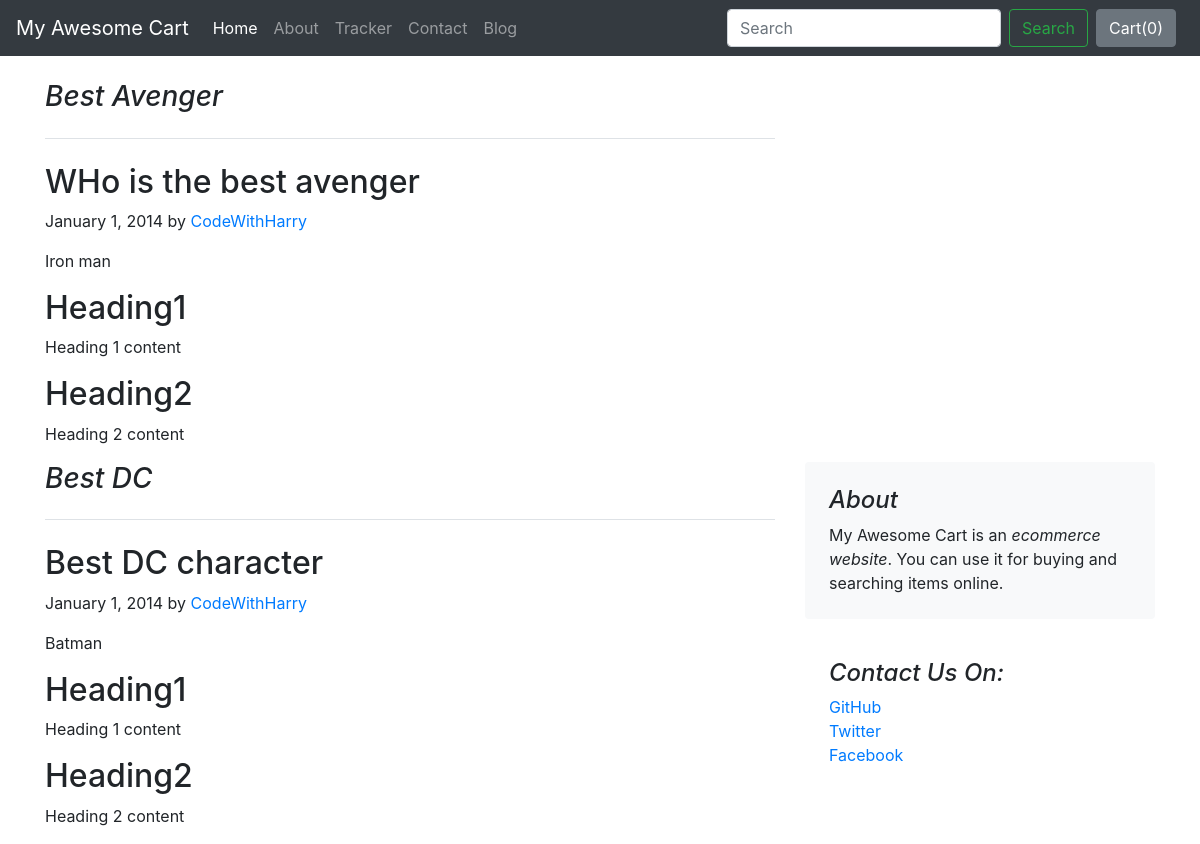
The app's page /blog/blogpost/ with its own data.
### blog/models.py (models this page shows, shortened)
class Blogpost(models.Model):
    post_id = models.AutoField(primary_key= True)
    title = models.CharField(max_length=50)
    head0 = models.CharField(max_length=500, default="")
    chead0 = models.CharField(max_length=5000, default="")
    head1 = models.CharField(max_length=500, default="")
    chead1 = models.CharField(max_length=5000, default="")
    head2 = models.CharField(max_length=500, default="")
    chead2 = models.CharField(max_length=5000, default="")
    pub_date = models.DateField()
    thumbnail = models.ImageField(upload_to='shop/images', default="")

### blog/views.py (the view)
# urls.py: path('blogpost/', views.blogpost, name="bloghome"),
def blogpost(request):
    blogpost = Blogpost.objects.all()
    passed= []
    for blog in blogpost:
        title = blog.title
        head0 = blog.head0
        chead0 = blog.chead0
        params = {'title': title, 'head0': head0, 'chead0': chead0}
        passed.append(params)
    blogged= {'allBlogs': passed}
    print(blogged)
    return render(request, 'blog/blogpost.html', blogged)

### blog/templates/blog/blogpost.html
{%extends 'blog/basic.html'%}
{%block body%}
<div class="container">
    <div class="row mt-4">
        {% for blog in allBlogs %}
        <div class="col-md-8 blog-main">
            <h3 class="pb-4 mb-4 font-italic border-bottom">
                {{blog.title}}
            </h3>
            <div class="blog-post">
                <h2 class="blog-post-title">{{blog.head0}}</h2>
                <p class="blog-post-meta">January 1, 2014 by <a href="#">CodeWithHarry</a></p>
                <p>{{blog.chead0}}</p>
                <h2>Heading1</h2>
                <p> Heading 1 content</p>
                <h2>Heading2</h2>
                <p>Heading 2 content</p>
            </div>
        </div>
            {% endfor %}
        <aside class="col-md-4 blog-sidebar">
            <div class="p-4 mb-3 bg-light rounded">
                <h4 class="font-italic">About</h4>
                <p class="mb-0">My Awesome Cart is an <em>ecommerce website</em>. You can use it for buying and searching items online. </p>
            </div>
            <div class="p-4">
                <h4 class="font-italic">Contact Us On: </h4>
                <ol class="list-unstyled">
                    <li><a href="#">GitHub</a></li>
                    <li><a href="#">Twitter</a></li>
                    <li><a href="#">Facebook</a></li>
                </ol>
            </div>
        </aside>
    </div>
</div>
{%endblock%}

### records on screen
Blogpost: title "Best Avenger", head0 "WHo is the best avenger", chead0 "Iron man"
Blogpost: title "Best DC", head0 "Best DC character", chead0 "Batman"
